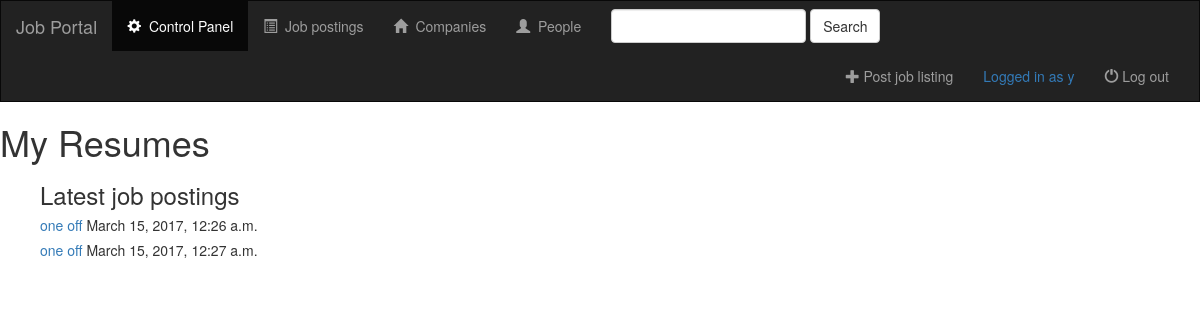
/jobportal/my-resumes/ (signed in), run on the app's committed database.
### jobportal/models.py (models this page shows, shortened)
@python_2_unicode_compatible
class Resume(models.Model):
    resume_file = models.FileField()
    owner = models.ForeignKey(Person, default=1)
    pub_date = models.DateTimeField('date published')
    name = models.CharField(max_length=200)#, blank=True, null=True)

### jobportal/views.py (the view)
# urls.py: url(r'my-resumes/$', views.MyResumesView.as_view(), name='my-resumes'),
class MyResumesView(generic.ListView):
    context_object_name = 'my_resumes_list'
    template_name = 'jobportal/my_resumes.html'
    def get_queryset(self):
        print(type(self.request.user))
        print(self.request.user)
        print("s")
        return Resume.objects.filter(owner=Person.objects.get(user=self.request.user))

### jobportal/templates/jobportal/my_resumes.html (shortened to what this page needs)
{% extends 'jobportal/base.html' %}
{% block body %}
<h1>My Resumes</h1>
{% if my_resumes_list %}
    <ul>
      <h3>Latest job postings</h3>
    {% for resume in my_resumes_list %}
    <h5>
      <a target="_blank" href="{{ resume.resume_file.url }}">{{ resume.name }}</a> {{ resume.pub_date}}</h5>
    {% endfor %}
{% else %}
You do not have any resumes uploaded.
{% endif %}
{% endblock %}

### jobportal/templates/jobportal/base.html (shortened to what this page needs)
<!DOCTYPE html>
<html lang="en">
<head>
  {% load staticfiles %}
  <link rel="stylesheet" href="https://maxcdn.bootstrapcdn.com/bootstrap/3.3.7/css/bootstrap.min.css">
  <link rel="stylesheet" type="text/css" href="{% static 'jobportal/style.css' %}">
</head>
<body>
<nav class="navbar navbar-inverse">
  <div class="container-fluid">
    <div class="navbar-header">
      <a class="navbar-brand" href="{% url 'jobportal:index' %}">Job Portal</a>
    </div>
    <div class="collapse navbar-collapse" id="topNavBar">
      <ul class="nav navbar-nav">
        <li class="active">
          <a href="{% url 'jobportal:control-panel' %}">
            <span class="glyphicon glyphicon-cog"></span>&nbsp;
            Control Panel
          </a>
        </li>
        <li class="">
          <a href="{% url 'jobportal:index' %}">
            <span class="glyphicon glyphicon-list-alt"></span>&nbsp;
            Job postings
          </a>
        </li>
        <li class="">
          <a href="{% url 'jobportal:index' %}">
            <span class="glyphicon glyphicon-home"></span>&nbsp;
            Companies
          </a>
        </li>
        <li class="">
          <a href="{% url 'jobportal:index' %}">
            <span class="glyphicon glyphicon-user"></span>&nbsp;
            People
          </a>
        </li>
      </ul>
      <form class="navbar-form navbar-left" role="search" method="get" action="#">
        <div class="form-group">
          <input type="text" class="form-control" name="q" value="">
        </div>
        <button type="submit" class="btn btn-default">Search</button>
      </form>
      {% if request.user.is_authenticated %}
      <ul class="nav navbar-nav navbar-right">
        <li class="">
          <a href="#">
            <span class="glyphicon glyphicon-plus" aria-hidden="true"></span>&nbsp;Post job listing
          </a>
        </li>
        <li class="">
          <span class="navbar-text">
            <a href="{% url 'jobportal:control-panel' %}">
              Logged in as {{ request.user.get_username }}
            </a>
          </span>
        </li>
        <li class="">
          <a href="{% url 'jobportal:logout' %}">
            <span class="glyphicon glyphicon-off" aria-hidden="true"></span>&nbsp;Log out
          </a>
        </li>
        {% endif %}
      </ul>
    </div>
  </div>
</nav>
{% block body %}
{% endblock %}
</body>
</html>

### static/jobportal/style.css (style rules this page uses)
.navbar { border-radius: 0; }

### data on the page
Resume: name "one off", pub_date "March 15, 2017, 12:26 a.m."
Resume: name "one off", pub_date "March 15, 2017, 12:27 a.m."

### other printed values
{{ request.user.get_username }} "y"
